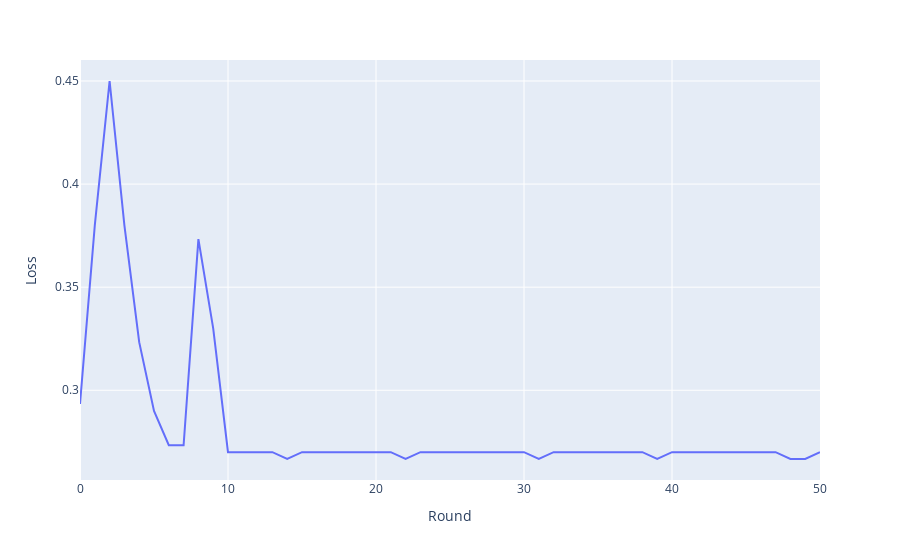

The cell this chart's notebook holds for it:
### Code cell
plot(Random_label_50.accuracyHist)

### Figure 1 — Plotly figure (JSON) as saved in the notebook; plotly's stock layout.template omitted (floating-point values rounded to 4 significant figures)
{"data": [{"hovertemplate": "Round=%{x}<br>Loss=%{y}<extra></extra>", "legendgroup": "", "line": {"color": "#636efa", "dash": "solid"}, "marker": {"symbol": "circle"}, "mode": "lines", "name": "", "orientation": "v", "showlegend": false, "type": "scatter", "x": [0, 1, 2, 3, 4, 5, 6, 7, 8, 9, 10, 11, 12, 13, 14, 15, 16, 17, 18, 19, 20, 21, 22, 23, 24, 25, 26, 27, 28, 29, 30, 31, 32, 33, 34, 35, 36, 37, 38, 39, 40, 41, 42, 43, 44, 45, 46, 47, 48, 49, 50], "xaxis": "x", "y": [0.2933, 0.38, 0.45, 0.38, 0.3233, 0.29, 0.2733, 0.2733, 0.3733, 0.33, 0.27, 0.27, 0.27, 0.27, 0.2667, 0.27, 0.27, 0.27, 0.27, 0.27, 0.27, 0.27, 0.2667, 0.27, 0.27, 0.27, 0.27, 0.27, 0.27, 0.27, 0.27, 0.2667, 0.27, 0.27, 0.27, 0.27, 0.27, 0.27, 0.27, 0.2667, 0.27, 0.27, 0.27, 0.27, 0.27, 0.27, 0.27, 0.27, 0.2667, 0.2667, 0.27], "yaxis": "y"}], "layout": {"legend": {"tracegroupgap": 0}, "margin": {"t": 60}, "xaxis": {"anchor": "y", "domain": [0, 1], "title": {"text": "Round"}}, "yaxis": {"anchor": "x", "domain": [0, 1], "title": {"text": "Loss"}}}}
